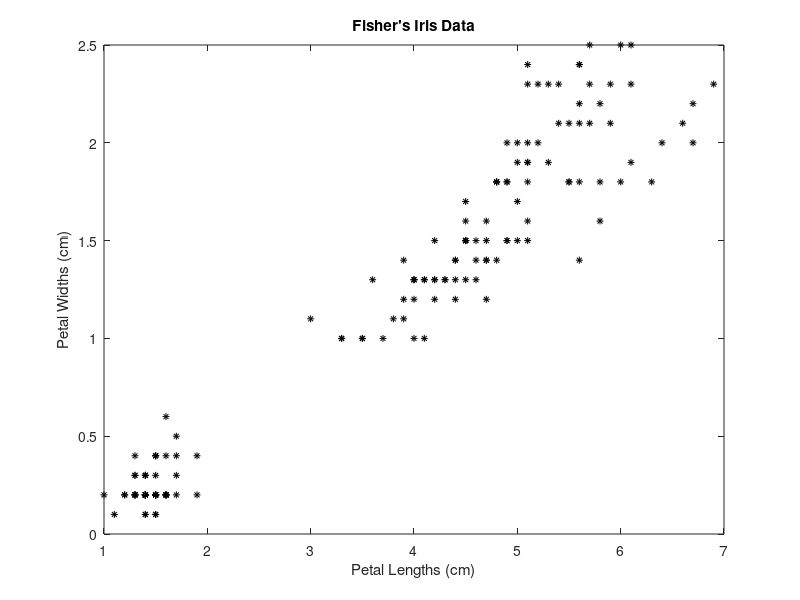
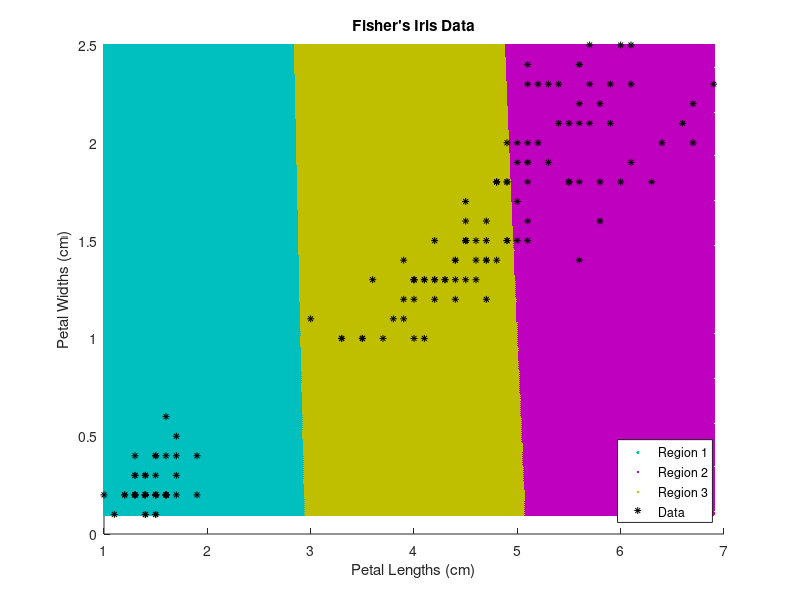

The MATLAB script that drew these images, in order:
load fisheriris
X = meas(:,3:4);

figure;
plot(X(:,1),X(:,2),'k*','MarkerSize',5);
title 'Fisher''s Iris Data';
xlabel 'Petal Lengths (cm)';
ylabel 'Petal Widths (cm)';

rng(1); % For reproducibility
[idx,C] = kmeans(X,3);

x1 = min(X(:,1)):0.01:max(X(:,1));
x2 = min(X(:,2)):0.01:max(X(:,2));
[x1G,x2G] = meshgrid(x1,x2);
XGrid = [x1G(:),x2G(:)]; % Defines a fine grid on the plot

idx2Region = kmeans(XGrid,3,'MaxIter',1,'Start',C);
    % Assigns each node in the grid to the closest centroid
    
    
figure;
gscatter(XGrid(:,1),XGrid(:,2),idx2Region,...
    [0,0.75,0.75;0.75,0,0.75;0.75,0.75,0],'..');
hold on;
plot(X(:,1),X(:,2),'k*','MarkerSize',5);
title 'Fisher''s Iris Data';
xlabel 'Petal Lengths (cm)';
ylabel 'Petal Widths (cm)';
legend('Region 1','Region 2','Region 3','Data','Location','SouthEast');
hold off;